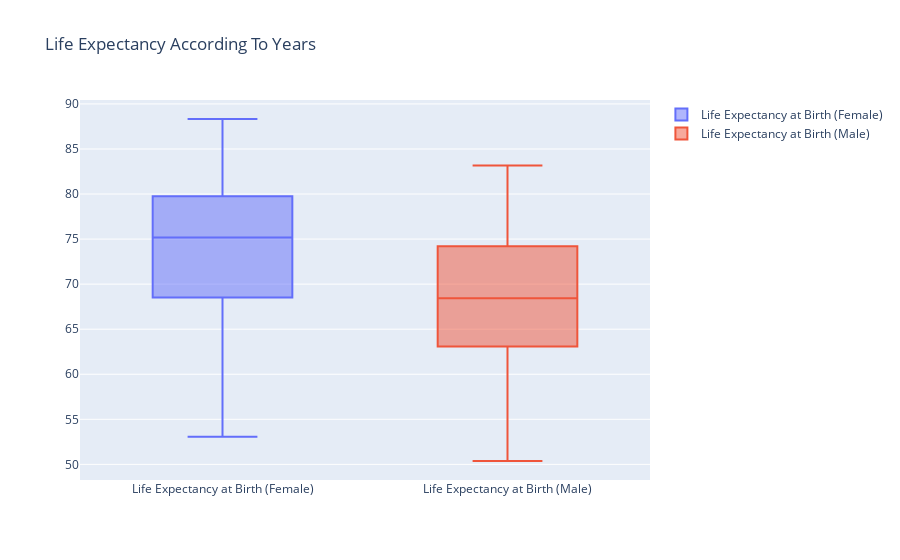

The notebook cell saved with this chart:
### Code cell
trace1 = go.Box(
    y=gd2["Life expectancy at birth female"],
    name = "Life Expectancy at Birth (Female)"
)
trace2 = go.Box(
    y=gd2["Life expectancy at birth male"],
    name = "Life Expectancy at Birth (Male)"
)
fig = go.Figure( data = [trace1, trace2], layout = dict(title = "Life Expectancy According To Years"))
#iplot(fig) #I found this code online, but I don't know why it cannot show the vis in my colab
fig.show() #aok now works

### Figure 1 — Plotly figure (JSON) as saved in the notebook; plotly's stock layout.template omitted (floating-point values rounded to 4 significant figures; data arrays with more than 128 entries replaced by an {"elided": "..."} marker saying what was removed)
{"data": [{"name": "Life Expectancy at Birth (Female)", "y": {"elided": "191 float values"}, "type": "box"}, {"name": "Life Expectancy at Birth (Male)", "y": {"elided": "191 float values"}, "type": "box"}], "layout": {"title": {"text": "Life Expectancy According To Years"}}}
